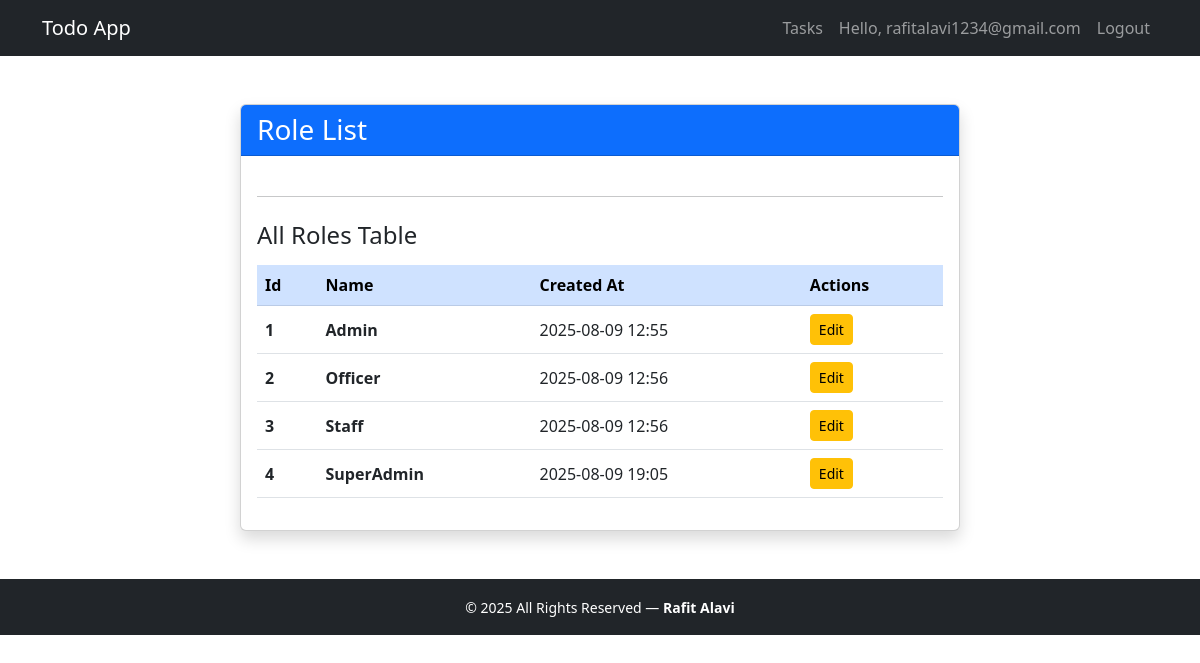
The page /role/ (signed in) on the database its author committed.
### roleapp/models.py (models this page shows, shortened)
class Role(models.Model):
    id = models.AutoField(primary_key=True)
    name = models.CharField(max_length=100)
    created_at = models.DateTimeField(auto_now_add=True)
    class Meta:
        ordering = ['created_at']

### roleapp/views.py (the view)
# urls.py: path('', views.roleindex, name='roleindex'),
@login_required
def roleindex(request):
    roles = Role.objects.all().order_by('id')
    form = RoleForm()
    if request.method == 'POST':
        form = RoleForm(request.POST)
        if form.is_valid():
            form.save()
            return redirect('roleapp:roleindex')
    return render(request, 'roleapp/rolelist.html', {
        'roles': roles,
        'form': form,
    })

### roleapp/templates/roleapp/rolelist.html (shortened to what this page needs)
{% extends 'todoapp/base.html' %}
{% block content %}
<div class="container mt-5">
    <div class="row justify-content-center">
        <div class="col-lg-8">
            <div class="card shadow">
                <div class="card-header bg-primary text-white">
                    <h1 class="h3 mb-0">Role List</h1>
                </div>
                <div class="card-body">
                    <hr class="my-4">
                    <h2 class="h4 mb-3">All Roles Table</h2>
                    <div class="table-responsive">
                        <table class="table table-hover align-middle">
                            <thead class="table-primary">
                                <tr>
                                    <th>Id</th>
                                    <th>Name</th>
                                    <th>Created At</th>
                                    <th>Actions</th>
                                </tr>
                            </thead>
                            <tbody>
                                {% for role in roles %}
                                <tr>
                                    <td><strong>{{ role.id }}</strong></td>
                                    <td><strong>{{ role.name }}</strong></td>
                                    <td>{{ role.created_at|date:"Y-m-d H:i" }}</td>
                                    <td>
  <a href="{% url 'roleapp:role_edit' role.id %}" class="btn btn-sm btn-warning">Edit</a>
</td>
                                </tr>
                                {% empty %}
                                <tr>
                                    <td colspan="3" class="text-center text-muted py-4">
                                        No roles yet. Add your first role above!
                                    </td>
                                </tr>
                                {% endfor %}
                            </tbody>
                        </table>
                    </div>
                </div>
            </div>
        </div>
    </div>
</div>
{% endblock %}

### todoapp/templates/todoapp/base.html (shortened to what this page needs)
<!DOCTYPE html>
<html lang="en">
<head>
    <link href="https://cdn.jsdelivr.net/npm/bootstrap@5.3.0/dist/css/bootstrap.min.css" rel="stylesheet">
</head>
<body>
    <nav class="navbar navbar-expand-lg navbar-dark bg-dark">
        <div class="container">
            <a class="navbar-brand" href="{% url 'index' %}">Todo App</a>
            <div class="navbar-nav">
                {% if user.is_authenticated %}
                <a class="nav-item nav-link" href="{% url 'index' %}">Tasks</a>
                 <span class="nav-item nav-link">Hello, {{ user.username }}</span>
                <a class="nav-item nav-link" href="{% url 'logout' %}">Logout</a>
                {% else %}
                <a class="nav-item nav-link" href="{% url 'login' %}">Login</a>
                {% endif %}
            </div>
        </div>
    </nav>
    <div class="container mt-4">
        {% block content %}
        {% endblock %}
    </div>
    <footer class="bg-dark text-white text-center py-3 mt-5">
        <div class="container">
            <small>&copy; 2025 All Rights Reserved — <strong>Rafit Alavi</strong></small>
        </div>
    </footer>
</body>
</html>

### rows shown on the page
Role: id "1", name "Admin", created_at "2025-08-09 12:55"
Role: id "2", name "Officer", created_at "2025-08-09 12:56"
Role: id "3", name "Staff", created_at "2025-08-09 12:56"
Role: id "4", name "SuperAdmin", created_at "2025-08-09 19:05"

### other values the page prints
{{ user.username }} "rafitalavi1234@gmail.com"
